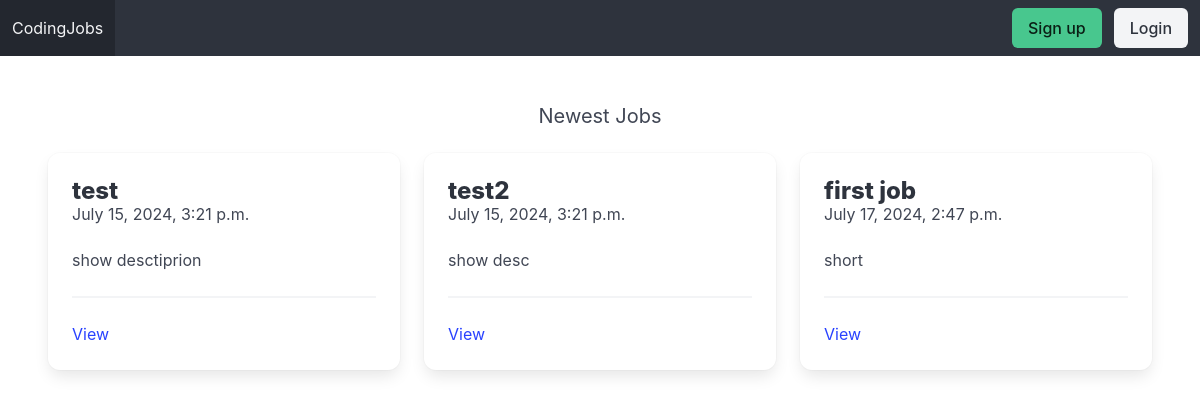
The page / on the database its author committed.
### apps/job/models.py (models this page shows, shortened)
class Job(models.Model):
    title = models.CharField(max_length=255)
    short_description = models.TextField()
    long_description = models.TextField(blank=True, null=True)
    created_by = models.ForeignKey(User, related_name='jobs', on_delete=models.CASCADE)
    created_at = models.DateTimeField(auto_now_add=True)
    updated_at = models.DateTimeField(auto_now=True)

### apps/core/views.py (the view)
# urls.py: path('', frontPage, name='frontpage'),
def frontPage(request) :
    jobs = Job.objects.all()[0:3]
    return render(request, 'core/frontpage.html', {'jobs': jobs})

### apps/core/templates/core/frontpage.html
{% extends 'core/base.html' %}
{% block content %}
    <h2 class="subtitle has-text-centered">Newest Jobs</h2>
    <div class="columns">
        {% for job in jobs %}
            <div class="column is-4">
                <div class="card card-danger">
                    <div class="card-content">
                        <div class="media">
                            <div class="media-content">
                                <p class="title is-4">{{ job.title }}</p>
                                <p class="subtitle is-6">{{ job.created_at }}</p>
                            </div>
                        </div>
                        <div class="content">
                            {{ job.short_description }}
                            <hr>
                            <a href="{% url 'job_detail' job.id %}">View</a>
                        </div>
                    </div>
                </div>
            </div>
        {% endfor %}
    </div>
{% endblock %}

### rows shown on the page
Job: title "test", created_at "July 15, 2024, 3:21 p.m.", short_description "show desctiprion"
Job: title "test2", created_at "July 15, 2024, 3:21 p.m.", short_description "show desc"
Job: title "first job", created_at "July 17, 2024, 2:47 p.m.", short_description "short"
